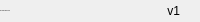
              <widget class="QFrame" name="bottomBar">
               <property name="minimumSize">
                <size>
                 <width>0</width>
                 <height>22</height>
                </size>
               </property>
               <property name="maximumSize">
                <size>
                 <width>16777215</width>
                 <height>22</height>
                </size>
               </property>
               <property name="frameShape">
                <enum>QFrame::NoFrame</enum>
               </property>
               <property name="frameShadow">
                <enum>QFrame::Raised</enum>
               </property>
               <layout class="QHBoxLayout" name="horizontalLayout_5">
                <property name="spacing">
                 <number>0</number>
                </property>
                <property name="leftMargin">
                 <number>0</number>
                </property>
                <property name="topMargin">
                 <number>0</number>
                </property>
                <property name="rightMargin">
                 <number>0</number>
                </property>
                <property name="bottomMargin">
                 <number>0</number>
                </property>
                <item>
                 <widget class="QLabel" name="creditsLabel">
                  <property name="maximumSize">
                   <size>
                    <width>16777215</width>
                    <height>16</height>
                   </size>
                  </property>
                  <property name="font">
                   <font>
                    <pointsize>-1</pointsize>
                    <weight>50</weight>
                    <italic>false</italic>
                    <bold>false</bold>
                   </font>
                  </property>
                  <property name="text">
                   <string>By: Fahad Karim Khan</string>
                  </property>
                  <property name="alignment">
                   <set>Qt::AlignLeading|Qt::AlignLeft|Qt::AlignVCenter</set>
                  </property>
                 </widget>
                </item>
                <item>
                 <widget class="QLabel" name="version">
                  <property name="text">
                   <string>v1</string>
                  </property>
                  <property name="alignment">
                   <set>Qt::AlignRight|Qt::AlignTrailing|Qt::AlignVCenter</set>
                  </property>
                 </widget>
                </item>
                <item>
                 <widget class="QFrame" name="frame_size_grip">
                  <property name="minimumSize">
                   <size>
                    <width>20</width>
                    <height>0</height>
                   </size>
                  </property>
                  <property name="maximumSize">
                   <size>
                    <width>20</width>
                    <height>16777215</height>
                   </size>
                  </property>
                  <property name="frameShape">
                   <enum>QFrame::NoFrame</enum>
                  </property>
                  <property name="frameShadow">
                   <enum>QFrame::Raised</enum>
                  </property>
                 </widget>
                </item>
               </layout>
              </widget>
